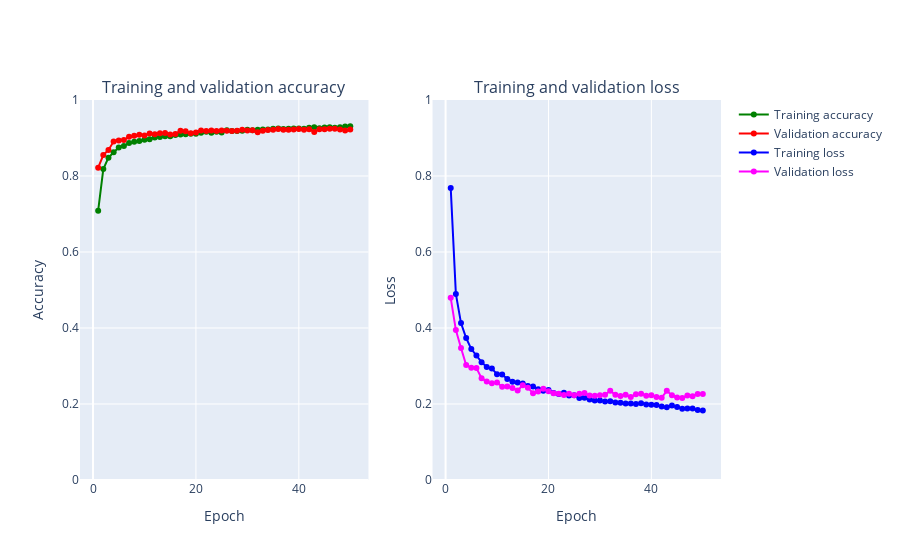

The notebook cell saved with this chart:
### Markdown cell above
## <a id="57">Prediction accuracy with the new model</a>

Let's re-evaluate the prediction accuracy with the new model.

### Code cell
plot_accuracy_and_loss(train_model)

### Figure 1 — Plotly figure (JSON) as saved in the notebook; plotly's stock layout.template omitted (floating-point values rounded to 4 significant figures)
{"data": [{"marker": {"color": "Green"}, "mode": "markers+lines", "name": "Training accuracy", "text": ["1", "2", "3", "4", "5", "6", "7", "8", "9", "10", "11", "12", "13", "14", "15", "16", "17", "18", "19", "20", "21", "22", "23", "24", "25", "26", "27", "28", "29", "30", "31", "32", "33", "34", "35", "36", "37", "38", "39", "40", "41", "42", "43", "44", "45", "46", "47", "48", "49", "50"], "type": "scatter", "x": [1, 2, 3, 4, 5, 6, 7, 8, 9, 10, 11, 12, 13, 14, 15, 16, 17, 18, 19, 20, 21, 22, 23, 24, 25, 26, 27, 28, 29, 30, 31, 32, 33, 34, 35, 36, 37, 38, 39, 40, 41, 42, 43, 44, 45, 46, 47, 48, 49, 50], "xaxis": "x", "y": [0.7087, 0.8183, 0.8483, 0.8622, 0.8751, 0.8791, 0.8866, 0.8904, 0.8921, 0.8954, 0.8966, 0.9012, 0.9028, 0.9046, 0.9044, 0.9079, 0.9091, 0.9102, 0.9111, 0.9115, 0.9136, 0.9166, 0.9137, 0.9167, 0.9143, 0.9201, 0.9183, 0.9183, 0.9189, 0.9217, 0.9201, 0.9218, 0.9226, 0.9224, 0.9243, 0.9248, 0.9236, 0.9246, 0.925, 0.925, 0.9246, 0.9272, 0.9283, 0.9259, 0.9276, 0.9286, 0.9271, 0.9281, 0.9305, 0.9307], "yaxis": "y"}, {"marker": {"color": "Red"}, "mode": "markers+lines", "name": "Validation accuracy", "text": ["1", "2", "3", "4", "5", "6", "7", "8", "9", "10", "11", "12", "13", "14", "15", "16", "17", "18", "19", "20", "21", "22", "23", "24", "25", "26", "27", "28", "29", "30", "31", "32", "33", "34", "35", "36", "37", "38", "39", "40", "41", "42", "43", "44", "45", "46", "47", "48", "49", "50"], "type": "scatter", "x": [1, 2, 3, 4, 5, 6, 7, 8, 9, 10, 11, 12, 13, 14, 15, 16, 17, 18, 19, 20, 21, 22, 23, 24, 25, 26, 27, 28, 29, 30, 31, 32, 33, 34, 35, 36, 37, 38, 39, 40, 41, 42, 43, 44, 45, 46, 47, 48, 49, 50], "xaxis": "x", "y": [0.8218, 0.8553, 0.8687, 0.8906, 0.8932, 0.8945, 0.9033, 0.9057, 0.9083, 0.9067, 0.9119, 0.9101, 0.9126, 0.9128, 0.9095, 0.9107, 0.9189, 0.9178, 0.9128, 0.9147, 0.9194, 0.9187, 0.9198, 0.9182, 0.9199, 0.9189, 0.9186, 0.9189, 0.9214, 0.9197, 0.9207, 0.9153, 0.9189, 0.9211, 0.9218, 0.9237, 0.9215, 0.9215, 0.9224, 0.9234, 0.922, 0.9233, 0.9159, 0.9227, 0.9232, 0.9245, 0.9243, 0.9226, 0.9197, 0.9222], "yaxis": "y"}, {"marker": {"color": "Blue"}, "mode": "markers+lines", "name": "Training loss", "text": ["1", "2", "3", "4", "5", "6", "7", "8", "9", "10", "11", "12", "13", "14", "15", "16", "17", "18", "19", "20", "21", "22", "23", "24", "25", "26", "27", "28", "29", "30", "31", "32", "33", "34", "35", "36", "37", "38", "39", "40", "41", "42", "43", "44", "45", "46", "47", "48", "49", "50"], "type": "scatter", "x": [1, 2, 3, 4, 5, 6, 7, 8, 9, 10, 11, 12, 13, 14, 15, 16, 17, 18, 19, 20, 21, 22, 23, 24, 25, 26, 27, 28, 29, 30, 31, 32, 33, 34, 35, 36, 37, 38, 39, 40, 41, 42, 43, 44, 45, 46, 47, 48, 49, 50], "xaxis": "x2", "y": [0.7687, 0.4897, 0.413, 0.3737, 0.3445, 0.3278, 0.3101, 0.2971, 0.2931, 0.2786, 0.2779, 0.2661, 0.2586, 0.2567, 0.254, 0.2476, 0.2462, 0.2391, 0.2352, 0.2368, 0.2291, 0.2264, 0.2293, 0.2223, 0.2233, 0.2158, 0.2165, 0.2121, 0.2093, 0.2095, 0.2069, 0.2072, 0.2039, 0.2035, 0.2015, 0.2011, 0.2001, 0.202, 0.1986, 0.198, 0.1977, 0.1931, 0.1913, 0.1961, 0.1921, 0.1874, 0.1883, 0.1884, 0.1844, 0.1832], "yaxis": "y2"}, {"marker": {"color": "Magenta"}, "mode": "markers+lines", "name": "Validation loss", "text": ["1", "2", "3", "4", "5", "6", "7", "8", "9", "10", "11", "12", "13", "14", "15", "16", "17", "18", "19", "20", "21", "22", "23", "24", "25", "26", "27", "28", "29", "30", "31", "32", "33", "34", "35", "36", "37", "38", "39", "40", "41", "42", "43", "44", "45", "46", "47", "48", "49", "50"], "type": "scatter", "x": [1, 2, 3, 4, 5, 6, 7, 8, 9, 10, 11, 12, 13, 14, 15, 16, 17, 18, 19, 20, 21, 22, 23, 24, 25, 26, 27, 28, 29, 30, 31, 32, 33, 34, 35, 36, 37, 38, 39, 40, 41, 42, 43, 44, 45, 46, 47, 48, 49, 50], "xaxis": "x2", "y": [0.4794, 0.3946, 0.3476, 0.3025, 0.2951, 0.2944, 0.2679, 0.259, 0.2544, 0.2566, 0.2453, 0.2461, 0.2423, 0.2354, 0.2495, 0.2427, 0.2284, 0.2327, 0.2403, 0.2333, 0.2285, 0.227, 0.224, 0.2273, 0.2228, 0.2271, 0.2287, 0.2222, 0.2216, 0.2232, 0.2245, 0.235, 0.2241, 0.2208, 0.2242, 0.2184, 0.2258, 0.2267, 0.2218, 0.2228, 0.2186, 0.2167, 0.2346, 0.2227, 0.217, 0.2157, 0.2226, 0.2202, 0.2265, 0.2261], "yaxis": "y2"}], "layout": {"annotations": [{"font": {"size": 16}, "showarrow": false, "text": "Training and validation accuracy", "x": 0.225, "xanchor": "center", "xref": "paper", "y": 1, "yanchor": "bottom", "yref": "paper"}, {"font": {"size": 16}, "showarrow": false, "text": "Training and validation loss", "x": 0.775, "xanchor": "center", "xref": "paper", "y": 1, "yanchor": "bottom", "yref": "paper"}], "xaxis": {"anchor": "y", "domain": [0, 0.45], "title": {"text": "Epoch"}}, "xaxis2": {"anchor": "y2", "domain": [0.55, 1], "title": {"text": "Epoch"}}, "yaxis": {"anchor": "x", "domain": [0, 1], "range": [0, 1], "title": {"text": "Accuracy"}}, "yaxis2": {"anchor": "x2", "domain": [0, 1], "range": [0, 1], "title": {"text": "Loss"}}}}
